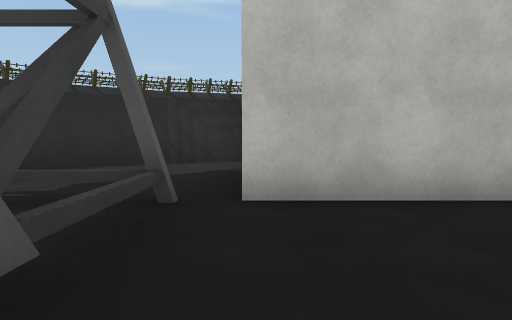
[1] (above)

16 first-person views from a walk through a scene from a Unity 3-D project. The camera is 1.2 m above the floor, tilts 4° down and sees 75° across. The floor is counted in squares, 2 m on a side. Each view is taken from the middle of a square. On the plan, view 1 faces up. The plan holds only what a view shows up to about 10 squares ahead; the rest is blank. The place goes on beyond the plan. The player character is not drawn. Some animated figures are left out. Some surface patterns are stand-ins.

[2]
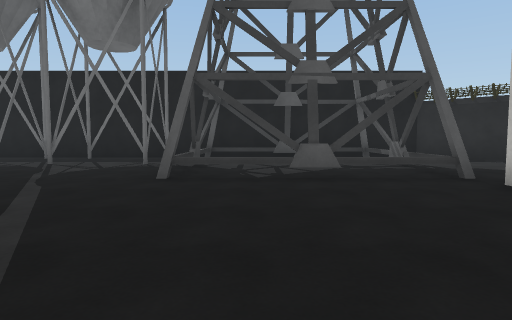

[3]
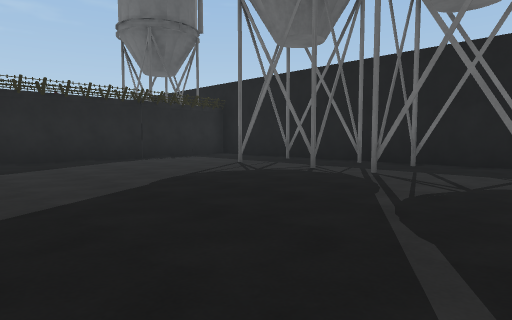

[4]
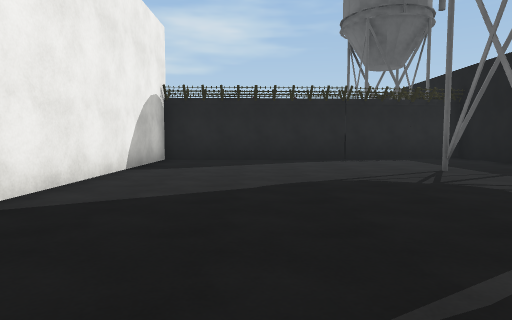

[5]
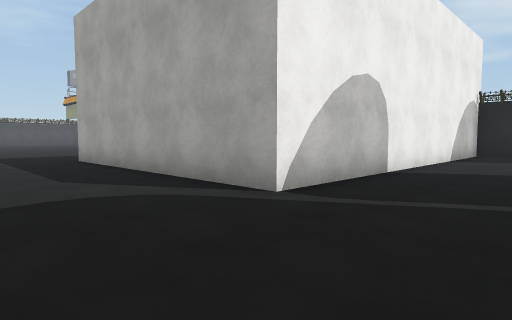

[6]
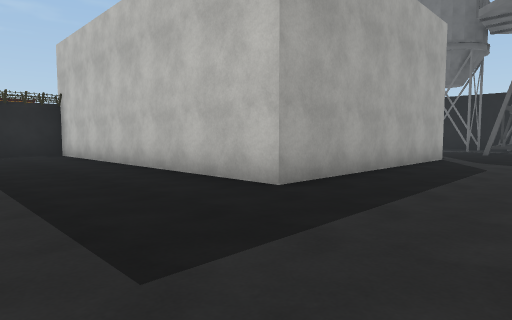

[7]
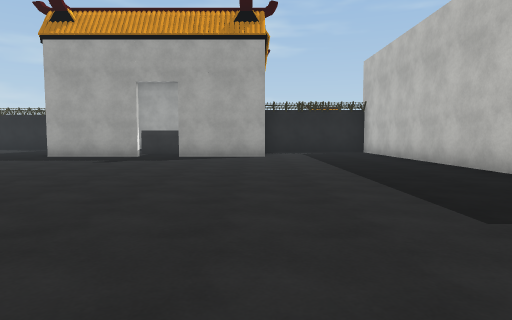

[8]
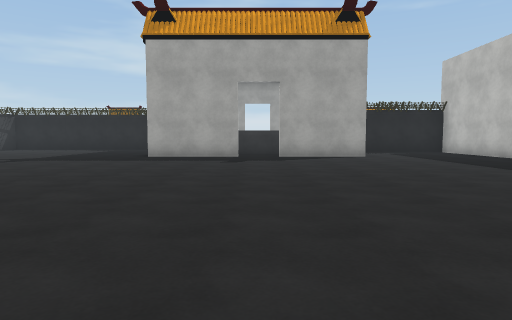

[9]
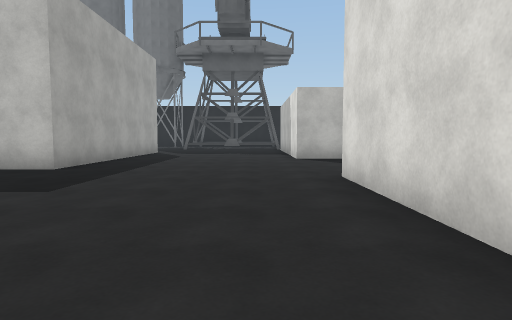

[10]
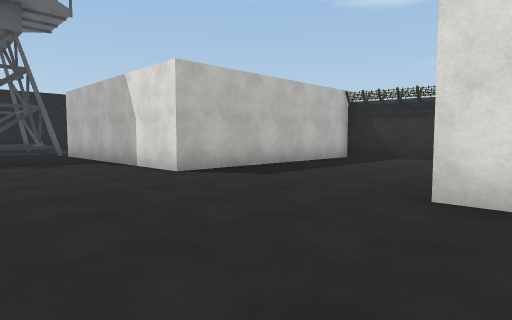

[11]
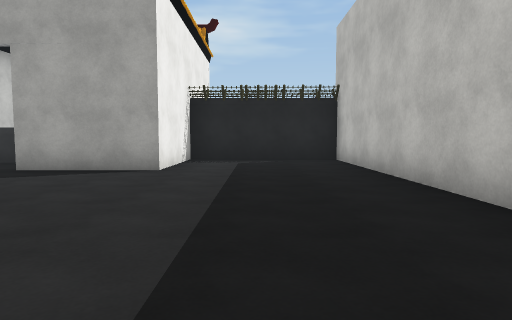

[12]
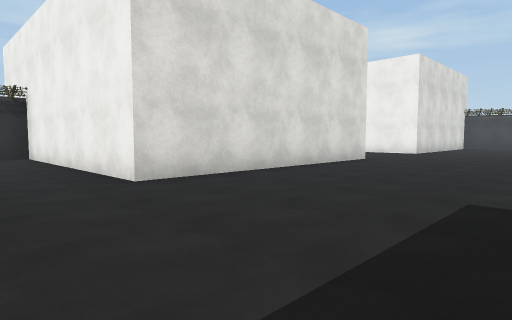

[13]
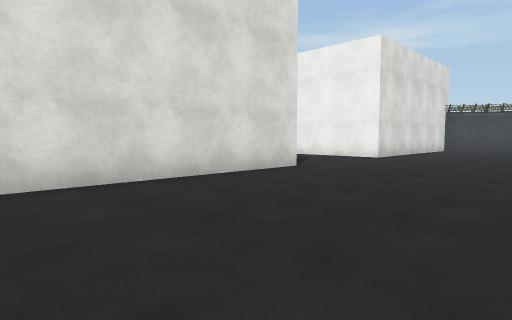

[14]
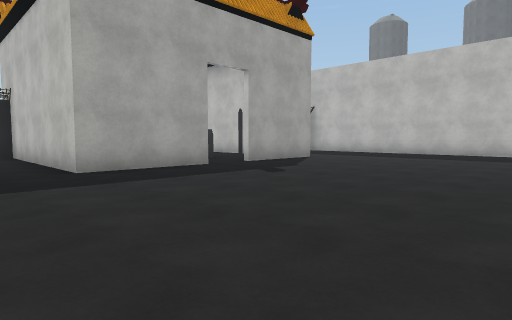

[15]
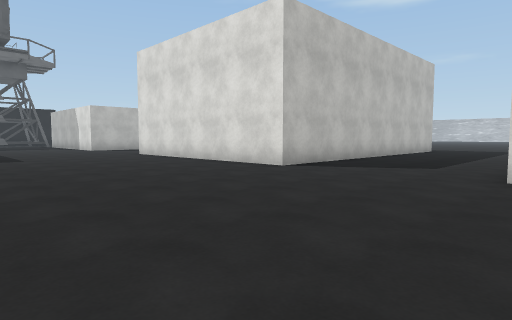

[16]
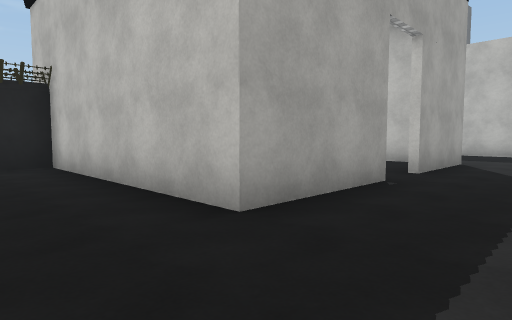

### Floor plan
Key: @ floor where view 1 was taken; # wall or solid block; . floor; S spikes; C crane.
Columns run from 6 left of view 1 to 21 right of it. Each row starts with its distance up from view 1.
 10                ##
  9             #####       ..
  8     ###     #...#     #....
  7   ###.      #...#     #....
  6  SS ..      #...#     #....
  5 SS ...      #...#     #....
  4 #  ...      #...#######....#
  3 #CCCCC#######...............
  2 #C   C......................
  1 #C   C......................
  0 #C   C@.....................
 -1 #CCCCC......................
 -2 ##.......#######............
 -3 #........#     #............
 -4 #........#     #............
 -5 ##.......#     #............
 -6 ##.#.....#     #............
 -7 #........#     #............
 -8 ##.#.....#     #...###.###..
 -9 #........#     #...#...  #..
-10 #........#     #...# ##  #..
-11 ##########     #####     #.

Where each view was taken, in squares from view 1:
view 1: 0 up, 0 right, facing up
view 2: 0 up, 4 right, facing left
view 3: 2 down, 2 right, facing down-left
view 4: 2 down, 0 right, facing down
view 5: 1 up, 0 right, facing down-right
view 6: 1 up, 12 right, facing down-left
view 7: 2 up, 13 right, facing down
view 8: 2 up, 16 right, facing down
view 9: 2 up, 15 right, facing left
view 10: 0 up, 11 right, facing up-left
view 11: 2 down, 11 right, facing down
view 12: 1 down, 8 right, facing up-right
view 13: 1 down, 11 right, facing up-right
view 14: 2 down, 21 right, facing down-left
view 15: 2 down, 21 right, facing up-left
view 16: 6 down, 21 right, facing down-left
